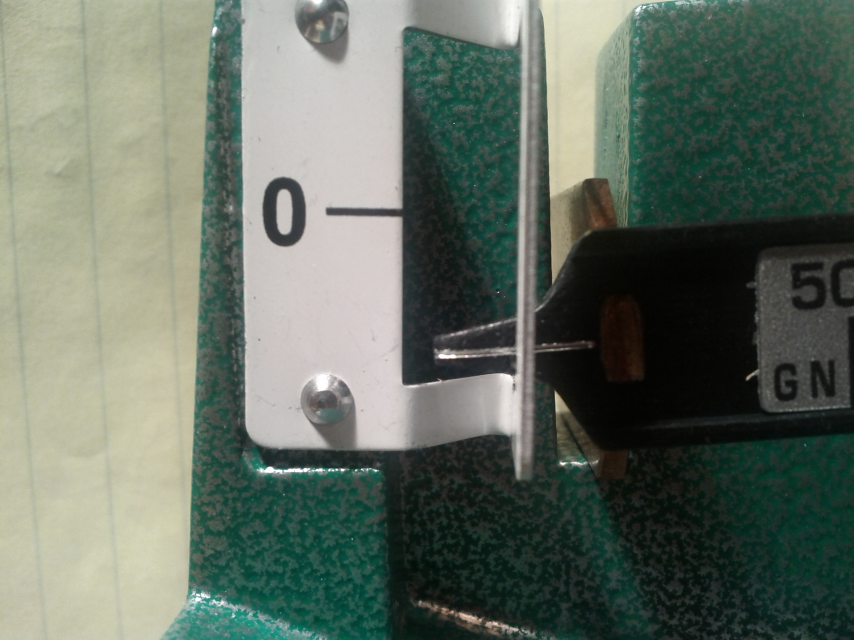
//> input picture data/IMG_20131204_200619.jpg, 2560 x 1920 px, given in place of balance.m4v, which was not available (shown at 1/3 size)
$ ./edges   (built with g++ and OpenCV 4)
//> lines starting //> are read from the running program, lines starting //| are printed output that depends on the picture; after the words box and inside, x2 and y2 are one past the last pixel; in counts of white or black regions, pixels touching at a corner belong together; pictures that were not available may be replaced by others from this repository, and a replacement may not be noted
//> in read_frame, m is the input picture: 1920 rows x 2560 cols, CV_8UC3; mean B, G, R 99.4, 110.9, 99.9
/* vim: set ts=8 sw=8 et : */

#include <cmath>
#include <cstdint>
#include <cstdio>
#include <cstdlib>
#include <ctime>
#include <fstream>
#include <iostream>
#include <queue>
#include <vector>

#include "opencv2/core/core.hpp"
#include "opencv2/opencv.hpp"

using namespace cv;
using namespace std;

const char*       VIDEO_FILE          = "../data/balance.m4v";
double            VIDEO_FPS           = 30.293694;

const char*       WINDOW_NAME         = "mainwindow";
const int         WINDOW_WIDTH        = 1046;
const int         WINDOW_HEIGHT       = 641;
const int         WINDOW_X_POS        = 0;
const int         WINDOW_Y_POS        = 0;

const Scalar      WHITE               = Scalar(255, 255, 255);
const Scalar      GREEN               = Scalar(0, 255, 0);
const Scalar      RED                 = Scalar(0, 0, 255);

const Size        SELECT_SIZE         = Size(50, 80);
const unsigned    SELECT_LINE_WIDTH   = 2;
const Scalar      SELECT_COLOR        = GREEN;
const unsigned    TEXT_LINE_PITCH     = 16;

const char*       DUMP_FNAME          = "modeldump";

const vector<Point2i> KEY_ZERO_OUTSIDE_CONTOUR =
{
        {41, 51}, {39, 59}, {37, 63}, {32, 68},
        {30, 69}, {27, 70}, {21, 70}, {15, 68},
        { 9, 62}, { 7, 56}, { 6, 50}, { 6, 35},
        { 8, 25}, {12, 19}, {14, 17}, {17, 15},
        {22, 14}, {25, 14}, {30, 15}, {34, 17},
        {36, 19}, {38, 22}, {40, 28}, {41, 34}
};

const vector<Point2i> KEY_ZERO_INSIDE_CONTOUR =
{
        {31, 46}, {30, 55}, {29, 58}, {26, 61},
        {21, 61}, {18, 58}, {17, 56}, {16, 49},
        {16, 48}, {17, 30}, {18, 27}, {22, 23},
        {26, 23}, {30, 27}, {31, 32}
};

const double KEY_ZERO_OUTSIDE_ASPECT_RATIO = 1.6;
const double KEY_ZERO_INSIDE_ASPECT_RATIO  = 2.55;
const double KEY_ZERO_CONTOURS_AREA_RATIO  = 3.385;

enum model_state { UNRESOLVED = 0, VALID = 1 };

typedef struct {
        int canny_threshold;

        int      frame_wait;
        uint64_t frame_last_ts_ms;

        struct selection_t {
                model_state state;
                Point pt;
                Rect rect;
                double aspect_ratio;

                struct contour_t {
                        vector<Point> points;
                        double area;
                } inside, outside;
        } selection;

        struct key_zero_t {
                model_state state;
                Point2f pt;
                Size size;
                unsigned skip;
        } key_zero;

        struct zero_tick_t {
                model_state state;
        } zero_tick;
} model_t;

/**
 * Find the acute angle of the major axes of two RotatedRects
 */
// [25 lines left out: function rr_major_axis_delta, not called in this run]

/**
 * Return the aspect ratio of a RotatedRect, where the major axis is the
 * height, regardless of orientation.
 */
static float rr_aspect_ratio(const RotatedRect& r)
{
        Point2f verts[4];
        Point2f axis1, axis2;
        vector<float> x, y, mag;

        r.points(verts);
        axis1 = verts[1] - verts[0];
        axis2 = verts[3] - verts[0];
        x = { axis1.x, axis2.x };
        y = { axis1.y, axis2.y };
        magnitude(x, y, mag);

        float height = max(mag[0], mag[1]);
        float width  = min(mag[0], mag[1]);

        return height / width;
}

// [117 lines left out: functions get_selection_contours, find_selection, not called in this run]

static void find_key_zero(model_t& model, Mat& scene)
{
        static Mat blur1, blur2, gray, binary;
        static vector<vector<Point>> contours;
        static vector<Vec4i> hierarchy;
        static vector<Point> hull;

        Rect roi;
        double match_ratio, aspect_ratio;
        RotatedRect outside_rr, inside_rr;

        if (model.key_zero.state == VALID) {
                if (++model.key_zero.skip < 5)
                        return;

                model.key_zero.skip = 0;

                Point p1, p2;
                p1 = p2 = model.key_zero.pt;
                p1.x -= model.key_zero.size.width * 0.75;
                p1.y -= model.key_zero.size.height * 0.75;
                p2.x += model.key_zero.size.width * 0.75;
                p2.y += model.key_zero.size.height * 0.75;
                roi = Rect(p1, p2);
        }
        else {
                roi = Rect(Point(),Point(scene.size().width,scene.size().height));
        }

        model.key_zero.state = UNRESOLVED;

        medianBlur(scene(roi), blur1, 3);
        bilateralFilter(blur1, blur2, 5, 75, 75);
        cvtColor(blur2, gray, CV_BGR2GRAY);
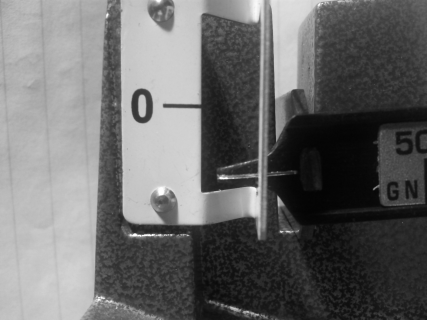
//> gray: 1920 rows x 2560 cols, CV_8UC1 (shown at 1/6 size); min 3, max 255, mean 106.3
        threshold(gray, binary, 100, 255, THRESH_BINARY_INV);
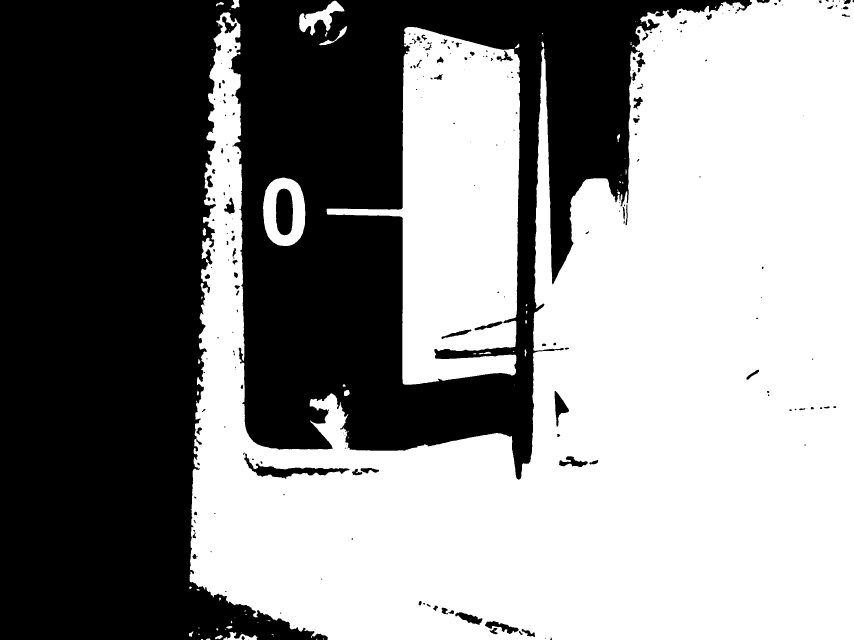
//> binary: 1920 rows x 2560 cols, CV_8UC1 (shown at 1/3 size); 55.1% white; 249 black regions (117 under 20 px)
        findContours(binary, contours, hierarchy, CV_RETR_CCOMP, CV_CHAIN_APPROX_NONE);
//> contours = 325 contours, 148 with area under 20; largest, box (x1, y1, x2, y2) and area: (569, 0, 2560, 1920) 2353755, (980, 81, 1560, 1154) 347598, (789, 533, 916, 738) 21260, (732, 1360, 1050, 1437) 6353, (827, 565, 880, 707) 6266

#define _continue \
{ \
        cout << __LINE__ << endl; \
        continue; \
}

        for (unsigned i = 0; i < contours.size(); i++) {

                // Consider only outside contours
                //
                if (hierarchy[i][3] >= 0)
                        continue;

                // The contour must match the expected key zero outside contour
                //
                match_ratio = matchShapes(KEY_ZERO_OUTSIDE_CONTOUR,
                                contours[i], CV_CONTOURS_MATCH_I3, 0);

                if (match_ratio > 0.10) // poor match
                        continue;

                // The contour must have the correct aspect ratio
                //
                outside_rr = minAreaRect(contours[i]);
                aspect_ratio = rr_aspect_ratio(outside_rr);

                if (aspect_ratio - KEY_ZERO_OUTSIDE_ASPECT_RATIO > 0.1)
                        continue;

                // The contour must have an inside contour
                //
                if (hierarchy[i][2] < 0)
                        continue;

                vector<Point>& inside_contour = contours[hierarchy[i][2]];

                // The inside contour must match the expected key zero inside contour
                //
                match_ratio = matchShapes(KEY_ZERO_INSIDE_CONTOUR,
                                inside_contour, CV_CONTOURS_MATCH_I3, 0);

                if (match_ratio > 0.10)
                        _continue;

                // The inside contour must have the correct aspect ratio
                //
                inside_rr = minAreaRect(inside_contour);
                aspect_ratio = rr_aspect_ratio(inside_rr);

                if (aspect_ratio - KEY_ZERO_INSIDE_ASPECT_RATIO > 0.10) // TODO: 0.20
                        _continue;

                // The areas of the inside and outside contours must have the correct ratio
                //
                convexHull(contours[i], hull);
                double outside_area = contourArea(hull);
                convexHull(inside_contour, hull);
                double inside_area = contourArea(hull);

                if (outside_area / inside_area - KEY_ZERO_CONTOURS_AREA_RATIO > 0.10)  // TODO: 0.15
                        _continue;

                // Orientation of the major axis of the contours must match
                //
                if (rr_major_axis_delta(outside_rr, inside_rr) > 0.1)
                        _continue;

                // The inside and outside contours must be concentric
                //
                Point2f dcenter = outside_rr.center - inside_rr.center;

                if (sqrt(pow(dcenter.x, 2) + pow(dcenter.y, 2)) > outside_rr.size.height * 0.1)
                        _continue;

                if (contours[i].size() < 5)
                        _continue;

                model.key_zero.pt = outside_rr.center;
                model.key_zero.pt.x += roi.x;
                model.key_zero.pt.y += roi.y;
                model.key_zero.size = outside_rr.boundingRect().size();
                model.key_zero.state = VALID;

                return;
        }
//> this loop made 325 passes
}

static void find_zero_tick(model_t& model, Mat& scene)
{
        if (model.key_zero.state != VALID)
                return;

        Point p1 = model.key_zero.pt;
        p1.x += model.key_zero.size.width * 1.1;
        p1.y -= model.key_zero.size.height * 0.20;

        Point p2 = model.key_zero.pt;
        p2.x += model.key_zero.size.width * 3.05;
        p2.y += model.key_zero.size.height * 0.20;

        //rectangle(scene, Rect(p1, p2), SELECT_COLOR, SELECT_LINE_WIDTH);
}

// How to find the two most dominant colors in an image
// http://answers.opencv.org/question/5067/how-to-find-the-two-most-dominant-colors-in-an/
// http://docs.opencv.org/modules/core/doc/clustering.html

static void find_zero_plate_right_edge(model_t& model, Mat& scene)
{
        static Mat hsv;

        if (model.key_zero.state != VALID)
                return;

        Point p1 = model.key_zero.pt;
        p1.x += model.key_zero.size.width * 1.1;
        p1.y -= model.key_zero.size.height * 1.50;

        Point p2 = model.key_zero.pt;
        p2.x += model.key_zero.size.width * 3.2;
        p2.y += model.key_zero.size.height * 1.50;

        Rect rect = Rect(p1, p2);
        cvtColor(scene(rect), hsv, CV_BGR2HSV);

        rectangle(scene, rect, SELECT_COLOR, SELECT_LINE_WIDTH);
}

static void handle_mouse_event(int e, int x, int y, int flags, void* param)
{
        if (e != CV_EVENT_LBUTTONDOWN)
                return;

        model_t::selection_t& selection = ((model_t*) param)->selection;

        selection.state = UNRESOLVED;

        selection.pt.x = x;
        selection.pt.y = y;

        selection.rect.x = selection.pt.x - SELECT_SIZE.width / 2;
        selection.rect.y = selection.pt.y - SELECT_SIZE.height / 2;
        selection.rect.width = SELECT_SIZE.width;
        selection.rect.height = SELECT_SIZE.height;
}

static void draw_pip(model_t& model, Mat& scene)
{
        Rect pip_rect(Point(), SELECT_SIZE);
        scene(model.selection.rect).copyTo(scene(pip_rect));
}

static void draw_selection(model_t& model, Mat& scene)
{
        rectangle(scene, model.selection.rect, SELECT_COLOR, SELECT_LINE_WIDTH);

        if (model.selection.state != VALID)
                return;

        vector<vector<Point>> cx;
        cx.push_back(model.selection.inside.points);
        cx.push_back(model.selection.outside.points);

        unsigned i;
        vector<Point> c;

        c = model.selection.inside.points;
        for (i = 0; i < c.size(); i++) c[i] *= 10;
        cx.push_back(c);

        c = model.selection.outside.points;
        for (i = 0; i < c.size(); i++) c[i] *= 10;
        cx.push_back(c);

        drawContours(scene, cx, -1, WHITE, 1, 8);
}

static void draw_match(model_t& model, Mat& scene)
{
        if (model.key_zero.state != VALID)
                return;

        Point p1, p2;

        p1 = p2 = model.key_zero.pt;
        p1.x -= 7; p1.y -= 7; p2.x += 7; p2.y += 7;
        line(scene, p1, p2, RED, 3);

        p1 = p2 = model.key_zero.pt;
        p1.x -= 7; p1.y += 7; p2.x += 7; p2.y -= 7;
        line(scene, p1, p2, RED, 3);
}

static void draw_metrics(Mat& scene, VideoCapture& vc)
{
        static char s[4096];

        const int LEFT = vc.get(CV_CAP_PROP_FRAME_WIDTH) - 200;
//> LEFT = 2360

        sprintf(s, "TOTAL: %5u", (unsigned) vc.get(CV_CAP_PROP_FRAME_COUNT));
//> s = "TOTAL:     1"
        putText(scene, s, Point(LEFT, TEXT_LINE_PITCH * 1), FONT_HERSHEY_PLAIN, 1, WHITE);

        sprintf(s, "F#:  %5u", (unsigned) vc.get(CV_CAP_PROP_POS_FRAMES));
//> s = "F#:      0"
        putText(scene, s, Point(LEFT, TEXT_LINE_PITCH * 2), FONT_HERSHEY_PLAIN, 1, WHITE);
}

static void read_frame(VideoCapture& vc, Mat& m)
{
        unsigned frame_count, frame_num;

        if (vc.isOpened()) {
                frame_count = (unsigned) vc.get(CV_CAP_PROP_FRAME_COUNT);
                frame_num   = (unsigned) vc.get(CV_CAP_PROP_POS_FRAMES);

                if (frame_num == frame_count)
                        vc.release();
        }

        if (!vc.isOpened()) {
                if (!vc.open(VIDEO_FILE)) {
                        CV_Error_(-1, ("failed to open video: \"%s\"", VIDEO_FILE));
                        exit(1);
                }
        }

        vc.read(m);
}

static void compute_interval(model_t& model)
{
        struct timespec ts = {};
        (void) clock_gettime(CLOCK_MONOTONIC, &ts);
        uint64_t ts_ms = (uint64_t) ts.tv_sec * 1000 + ts.tv_nsec / 1000000;

        if (model.frame_last_ts_ms == 0) {
                model.frame_last_ts_ms = ts_ms;
                model.frame_wait = 1;
                return;
        }

        uint64_t next_frame_ts_ms = model.frame_last_ts_ms + 1000 / VIDEO_FPS;
        model.frame_wait = next_frame_ts_ms - ts_ms;

        if (model.frame_wait < 1)
                model.frame_wait = 1;

        if (model.frame_wait > 1000 / VIDEO_FPS)
                model.frame_wait = 1000 / VIDEO_FPS;

        model.frame_last_ts_ms = ts_ms;
}

// [18 lines left out: function dump_model, not called in this run]

int main(int argc, const char** argv)
{
        VideoCapture vc;

        bool pause = false;
        bool run = true;
        int key;

        namedWindow(WINDOW_NAME, CV_WINDOW_NORMAL);
        moveWindow(WINDOW_NAME, WINDOW_X_POS, WINDOW_Y_POS);
        resizeWindow(WINDOW_NAME, WINDOW_WIDTH, WINDOW_HEIGHT);

        model_t model = {};

        handle_mouse_event(CV_EVENT_LBUTTONDOWN, 407, 476, 0, (void*) &model);
        setMouseCallback(WINDOW_NAME, handle_mouse_event, (void*) &model);

        model.canny_threshold = 35;
        createTrackbar("thresh", WINDOW_NAME, &model.canny_threshold, 100);

        Mat scene;

        while (run) {
                read_frame(vc, scene);
//                get_selection_contours(model, scene);
//                find_selection(model, scene);
                find_key_zero(model, scene);
                find_zero_tick(model, scene);
                find_zero_plate_right_edge(model, scene);

                draw_pip(model, scene);
                draw_selection(model, scene);
                draw_metrics(scene, vc);
                draw_match(model, scene);

                compute_interval(model);

                switch (key = waitKey(model.frame_wait)) {
//> the Esc key is pressed
                        case 32: //space
                                pause = !pause; //TODO get this working again
                                break;
                        case 27: //esc
                                run = false;
                                break;
                        case 100: //d
                                dump_model(model);
                                break;
                        default:
                                if (key != -1)
                                        cout << "key=" << key << endl;
                }

                // detect a closed window
                if ((unsigned long) cvGetWindowHandle(WINDOW_NAME) == 0UL) {
                        break;
                }

                imshow(WINDOW_NAME, scene);
                //cout << '.' << flush;
        }

        vc.release();

        return 0;
}

$ run again, on data/IMG_20131204_200834.jpg
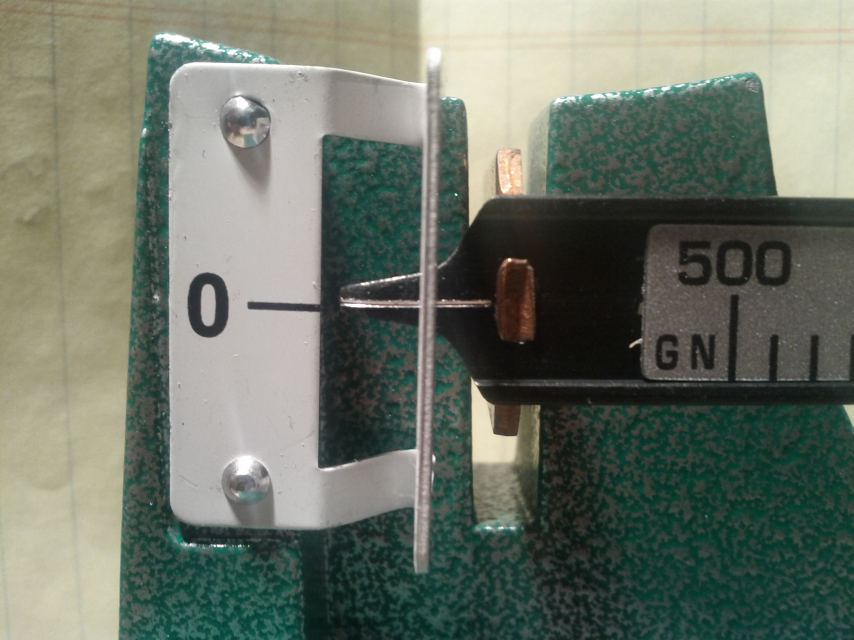
//> input picture data/IMG_20131204_200834.jpg, 2560 x 1920 px, given in place of balance.m4v, which was not available (shown at 1/3 size)
//> in read_frame, m is the input picture: 1920 rows x 2560 cols, CV_8UC3; mean B, G, R 103.7, 115.9, 107.9
//> in find_key_zero, `cvtColor(blur2, gray, CV_BGR2GRAY);`:
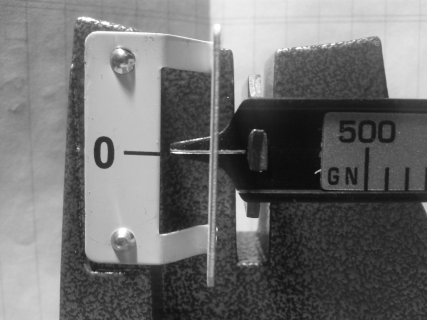
//> gray: 1920 rows x 2560 cols, CV_8UC1 (shown at 1/6 size); min 11, max 255, mean 112.1
//> in find_key_zero, `threshold(gray, binary, 100, 255, THRESH_BINARY_INV);`:
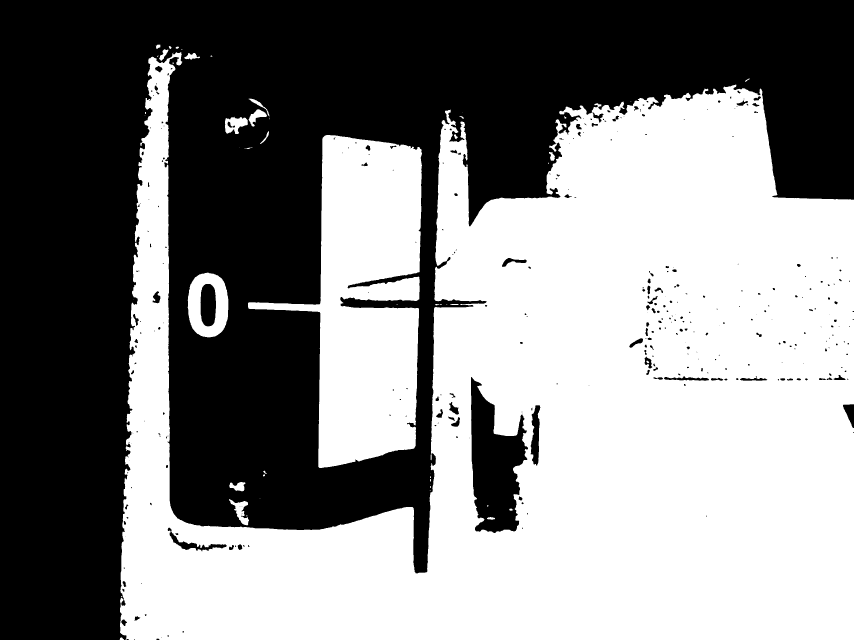
//> binary: 1920 rows x 2560 cols, CV_8UC1 (shown at 1/3 size); 52.1% white; 336 black regions (176 under 20 px)
//> contours = 392 contours, 178 with area under 20; largest, box (x1, y1, x2, y2) and area: (360, 156, 2560, 1920) 2325100, (744, 405, 1266, 1404) 275374, (1412, 1130, 1585, 1600) 49021, (563, 818, 685, 1012) 19294, (600, 851, 649, 980) 5230
//> the loop in find_key_zero, `for (unsigned i = 0; i < contours.size(); i++)` made 392 passes
//> LEFT = 2360
//> in draw_metrics, `sprintf(s, "TOTAL: %5u", (unsigned) vc.get(CV_CAP_PROP_FRAME_COUNT));`: s = "TOTAL:     1"
//> in draw_metrics, `sprintf(s, "F#:  %5u", (unsigned) vc.get(CV_CAP_PROP_POS_FRAMES));`: s = "F#:      0"
